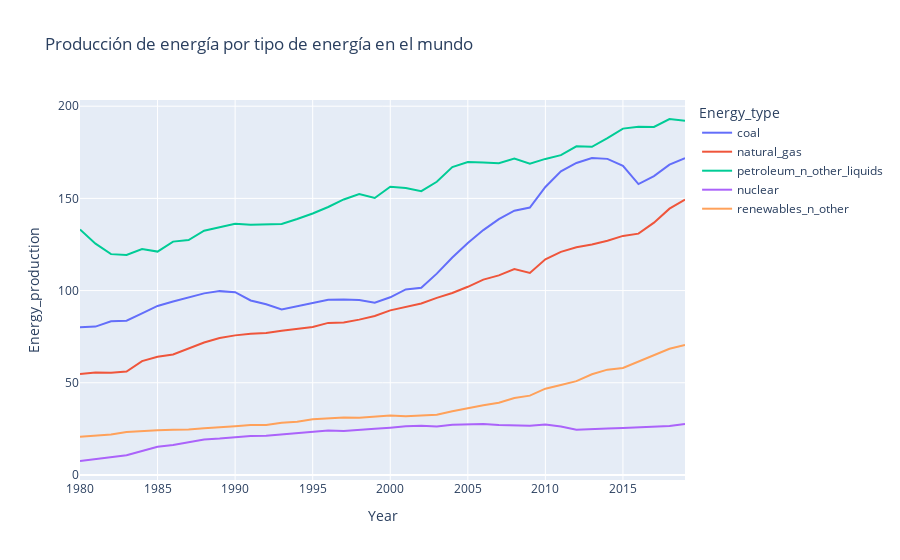

Here is the notebook cell this chart was saved with:
### Code cell
tabla_g = tabla[tabla['Country'] == 'World'][['Year', 'Energy_type', 'Energy_production']].copy()
tabla_g = tabla_g[(tabla_g['Energy_type'] != 'all_energy_types')]
# tabla_g = tabla_g.groupby(['Year', 'Energy_type']).sum()
tabla_g.reset_index(inplace=True)
fig = px.line(tabla_g, 'Year', 'Energy_production', color='Energy_type', title='Producción de energía por tipo de energía en el mundo')
fig.show()

### Figure 1 — Plotly figure (JSON) as saved in the notebook; plotly's stock layout.template omitted (floating-point values rounded to 4 significant figures)
{"data": [{"hovertemplate": "Energy_type=coal<br>Year=%{x}<br>Energy_production=%{y}<extra></extra>", "legendgroup": "coal", "line": {"color": "#636efa", "dash": "solid"}, "marker": {"symbol": "circle"}, "mode": "lines", "name": "coal", "orientation": "v", "showlegend": true, "type": "scatter", "x": [1980, 1981, 1982, 1983, 1984, 1985, 1986, 1987, 1988, 1989, 1990, 1991, 1992, 1993, 1994, 1995, 1996, 1997, 1998, 1999, 2000, 2001, 2002, 2003, 2004, 2005, 2006, 2007, 2008, 2009, 2010, 2011, 2012, 2013, 2014, 2015, 2016, 2017, 2018, 2019], "xaxis": "x", "y": [80.11, 80.46, 83.4, 83.69, 87.67, 91.68, 94.04, 96.27, 98.48, 99.7, 99.11, 94.64, 92.56, 89.79, 91.52, 93.04, 95.02, 95.15, 94.86, 93.43, 96.35, 100.6, 101.5, 109.2, 117.9, 125.8, 132.8, 138.7, 143.3, 145.1, 156.2, 164.7, 169.2, 171.9, 171.4, 167.6, 157.8, 162.1, 168.3, 171.8], "yaxis": "y"}, {"hovertemplate": "Energy_type=natural_gas<br>Year=%{x}<br>Energy_production=%{y}<extra></extra>", "legendgroup": "natural_gas", "line": {"color": "#EF553B", "dash": "solid"}, "marker": {"symbol": "circle"}, "mode": "lines", "name": "natural_gas", "orientation": "v", "showlegend": true, "type": "scatter", "x": [1980, 1981, 1982, 1983, 1984, 1985, 1986, 1987, 1988, 1989, 1990, 1991, 1992, 1993, 1994, 1995, 1996, 1997, 1998, 1999, 2000, 2001, 2002, 2003, 2004, 2005, 2006, 2007, 2008, 2009, 2010, 2011, 2012, 2013, 2014, 2015, 2016, 2017, 2018, 2019], "xaxis": "x", "y": [54.76, 55.57, 55.5, 56.12, 61.76, 64.12, 65.33, 68.46, 71.85, 74.28, 75.71, 76.55, 76.98, 78.26, 79.1, 80.26, 82.47, 82.67, 84.25, 86.18, 89.28, 91.07, 93.02, 96.02, 98.69, 102.1, 106.0, 108.2, 111.7, 109.6, 116.9, 121.0, 123.5, 125.0, 127.0, 129.6, 130.9, 136.9, 144.4, 149.4], "yaxis": "y"}, {"hovertemplate": "Energy_type=petroleum_n_other_liquids<br>Year=%{x}<br>Energy_production=%{y}<extra></extra>", "legendgroup": "petroleum_n_other_liquids", "line": {"color": "#00cc96", "dash": "solid"}, "marker": {"symbol": "circle"}, "mode": "lines", "name": "petroleum_n_other_liquids", "orientation": "v", "showlegend": true, "type": "scatter", "x": [1980, 1981, 1982, 1983, 1984, 1985, 1986, 1987, 1988, 1989, 1990, 1991, 1992, 1993, 1994, 1995, 1996, 1997, 1998, 1999, 2000, 2001, 2002, 2003, 2004, 2005, 2006, 2007, 2008, 2009, 2010, 2011, 2012, 2013, 2014, 2015, 2016, 2017, 2018, 2019], "xaxis": "x", "y": [133.1, 125.4, 119.8, 119.3, 122.6, 121.1, 126.5, 127.4, 132.5, 134.5, 136.2, 135.7, 136.0, 136.2, 138.8, 141.8, 145.3, 149.4, 152.3, 150.2, 156.4, 155.6, 153.9, 159.0, 167.0, 169.8, 169.5, 169.0, 171.5, 168.7, 171.4, 173.4, 178.2, 178.0, 182.7, 187.8, 188.8, 188.7, 193.1, 192.1], "yaxis": "y"}, {"hovertemplate": "Energy_type=nuclear<br>Year=%{x}<br>Energy_production=%{y}<extra></extra>", "legendgroup": "nuclear", "line": {"color": "#ab63fa", "dash": "solid"}, "marker": {"symbol": "circle"}, "mode": "lines", "name": "nuclear", "orientation": "v", "showlegend": true, "type": "scatter", "x": [1980, 1981, 1982, 1983, 1984, 1985, 1986, 1987, 1988, 1989, 1990, 1991, 1992, 1993, 1994, 1995, 1996, 1997, 1998, 1999, 2000, 2001, 2002, 2003, 2004, 2005, 2006, 2007, 2008, 2009, 2010, 2011, 2012, 2013, 2014, 2015, 2016, 2017, 2018, 2019], "xaxis": "x", "y": [7.576, 8.527, 9.508, 10.72, 12.99, 15.3, 16.25, 17.64, 19.23, 19.74, 20.36, 21.18, 21.28, 22.01, 22.41, 23.26, 24.11, 23.88, 24.31, 25.08, 25.65, 26.38, 26.67, 26.3, 27.25, 27.3, 27.67, 27.16, 27.03, 26.64, 27.38, 26.25, 24.47, 24.65, 25.14, 25.44, 25.71, 25.9, 26.51, 27.66], "yaxis": "y"}, {"hovertemplate": "Energy_type=renewables_n_other<br>Year=%{x}<br>Energy_production=%{y}<extra></extra>", "legendgroup": "renewables_n_other", "line": {"color": "#FFA15A", "dash": "solid"}, "marker": {"symbol": "circle"}, "mode": "lines", "name": "renewables_n_other", "orientation": "v", "showlegend": true, "type": "scatter", "x": [1980, 1981, 1982, 1983, 1984, 1985, 1986, 1987, 1988, 1989, 1990, 1991, 1992, 1993, 1994, 1995, 1996, 1997, 1998, 1999, 2000, 2001, 2002, 2003, 2004, 2005, 2006, 2007, 2008, 2009, 2010, 2011, 2012, 2013, 2014, 2015, 2016, 2017, 2018, 2019], "xaxis": "x", "y": [20.78, 21.29, 21.96, 23.26, 23.94, 24.23, 24.58, 24.6, 25.36, 25.78, 26.46, 27.08, 27.14, 28.36, 28.85, 30.22, 30.82, 31.18, 31.07, 31.74, 32.22, 31.87, 32.2, 32.61, 34.61, 36.35, 37.79, 39.16, 41.76, 43.03, 46.79, 48.82, 50.88, 54.62, 57.12, 58.04, 61.42, 64.67, 68.42, 70.47], "yaxis": "y"}], "layout": {"legend": {"title": {"text": "Energy_type"}, "tracegroupgap": 0}, "title": {"text": "Producción de energía por tipo de energía en el mundo"}, "xaxis": {"anchor": "y", "domain": [0, 1], "title": {"text": "Year"}}, "yaxis": {"anchor": "x", "domain": [0, 1], "title": {"text": "Energy_production"}}}}
